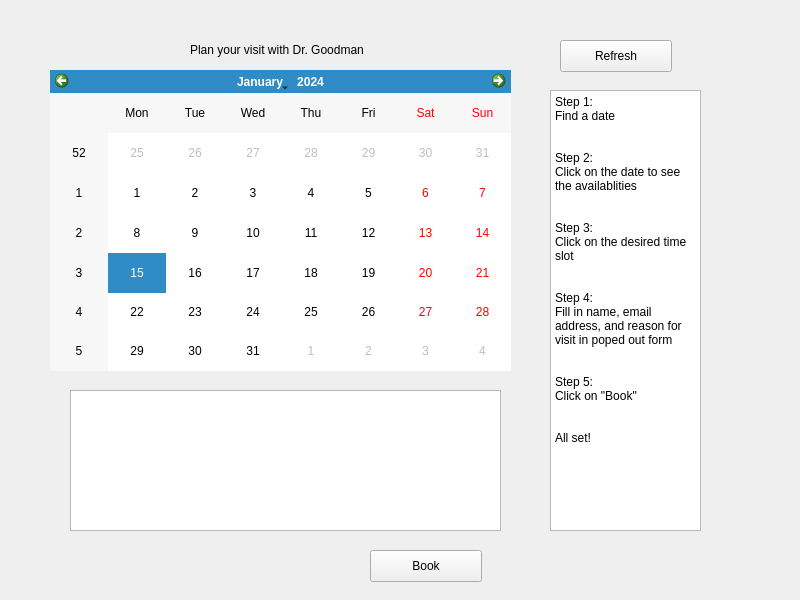
<?xml version="1.0" encoding="UTF-8"?>
<ui version="4.0">
 <class>CalendarApp</class>
 <widget class="QMainWindow" name="CalendarApp">
  <property name="geometry">
   <rect>
    <x>0</x>
    <y>0</y>
    <width>800</width>
    <height>600</height>
   </rect>
  </property>
  <property name="windowTitle">
   <string>CalendarApp</string>
  </property>
  <widget class="QWidget" name="centralwidget">
   <widget class="QCalendarWidget" name="calendarWidget">
    <property name="geometry">
     <rect>
      <x>50</x>
      <y>70</y>
      <width>461</width>
      <height>301</height>
     </rect>
    </property>
   </widget>
   <widget class="QListWidget" name="listWidget">
    <property name="geometry">
     <rect>
      <x>70</x>
      <y>390</y>
      <width>431</width>
      <height>141</height>
     </rect>
    </property>
   </widget>
   <widget class="QPushButton" name="refreshPushButton">
    <property name="geometry">
     <rect>
      <x>560</x>
      <y>40</y>
      <width>112</width>
      <height>32</height>
     </rect>
    </property>
    <property name="text">
     <string>Refresh</string>
    </property>
   </widget>
   <widget class="QPushButton" name="bookPushButton">
    <property name="geometry">
     <rect>
      <x>370</x>
      <y>550</y>
      <width>112</width>
      <height>32</height>
     </rect>
    </property>
    <property name="text">
     <string>Book</string>
    </property>
   </widget>
   <widget class="QPlainTextEdit" name="plainTextEdit">
    <property name="geometry">
     <rect>
      <x>550</x>
      <y>90</y>
      <width>151</width>
      <height>441</height>
     </rect>
    </property>
    <property name="plainText">
     <string>Step 1: 
Find a date


Step 2: 
Click on the date to see the availablities


Step 3: 
Click on the desired time slot


Step 4: 
Fill in name, email address, and reason for visit in poped out form


Step 5: 
Click on &quot;Book&quot;


All set!</string>
    </property>
   </widget>
   <widget class="QLabel" name="label">
    <property name="geometry">
     <rect>
      <x>190</x>
      <y>40</y>
      <width>201</width>
      <height>20</height>
     </rect>
    </property>
    <property name="text">
     <string>Plan your visit with Dr. Goodman</string>
    </property>
   </widget>
  </widget>
 </widget>
 <resources/>
 <connections/>
</ui>
